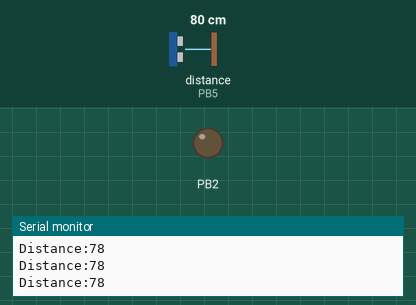
Recording of a sketch running on a simulated ATtiny85, built with avr-gcc and run on an emulated ATtiny85. On the bench: output pins drawn as LEDs (lit = HIGH), the last lines printed to the serial monitor. Wiring (inferred from the names in the program): ultrasonic range finder: trigger PB4; echo PB5. The test bench sets the inputs (shaded band); at power-on: distance to the obstacle (sensor on PB5) 80 cm. The echo pulse lasts 58.3 µs per cm; pins used as bus, display or sensor lines are not drawn.

Above: at 1.2 s.
1.3 s: distance to the obstacle (sensor on PB5) set to 198 cm
2.8 s: distance to the obstacle (sensor on PB5) set to 208 cm
At 3.2 s:
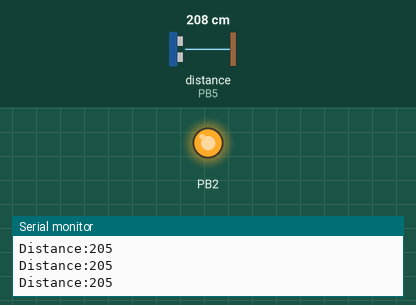
4.3 s: distance to the obstacle (sensor on PB5) set to 2 cm
At 4.7 s:
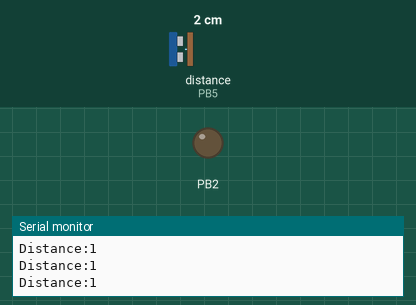
5.8 s: distance to the obstacle (sensor on PB5) set to 250 cm
At 6.4 s:
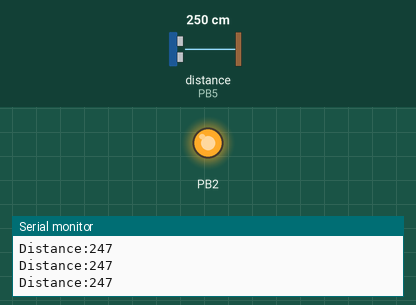
Timing chart, 0 to 8.3 s (numbered marks = the images above; inputs shaded):
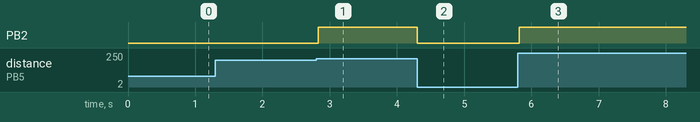

The sketch:

n_on_the_LED_with_ultrasonic_sensor_in_certain_range_using_a.ino
```cpp
const int trigpin=4;
const int echopin=5;
long duration;
int distance;
void setup() {
  // put your setup code here, to run once:
pinMode(2,OUTPUT);
pinMode(trigpin,OUTPUT);
pinMode(echopin,INPUT);
Serial.begin(115200);

}

void loop() {
  // put your main code here, to run repeatedly:
  digitalWrite(trigpin,LOW);
  delayMicroseconds(2);
  digitalWrite(trigpin,HIGH);
  delayMicroseconds(1000);
  digitalWrite(trigpin,LOW);
  duration=pulseIn(echopin,HIGH);
  //calculating the distance
  distance=duration*0.034/2;
  Serial.print("Distance:");
  Serial.println(distance);
  if(distance>=200)
  {
    digitalWrite(2,HIGH);
  }
  else
  {
  digitalWrite(2,LOW);
  }

}
```

DC_Motor.c
```cpp
/*
 * GccApplication1.c
 *
 * Created: 5/15/2019 1:24:11 AM
 * Author : user
 */
#ifndef F_CPU
#include <avr/io.h>
#define F_CPU 16000000UL
#endif
#include <util/delay.h>


int main(void)
{
	DDRB=0XFF;

    /* Replace with your application code */
    while (1)
    {
		PORTB=(1<<PB1);
		PORTB=(0<<PB2);
		_delay_ms(100);
		PORTB=(0<<PB1);
		PORTB=(1<<PB2);
		_delay_ms(100);


    }
}
```

Measured:
- the behaviour switches between 202 and 203 cm on distance to the obstacle (sensor on PB5) (found by bisection; images 0 and 1)
- after the input at 2.8 s, PB2: LOW → HIGH at once
- after the input at 4.3 s, PB2: HIGH → LOW at once
- after the input at 5.8 s, PB2: LOW → HIGH at once
